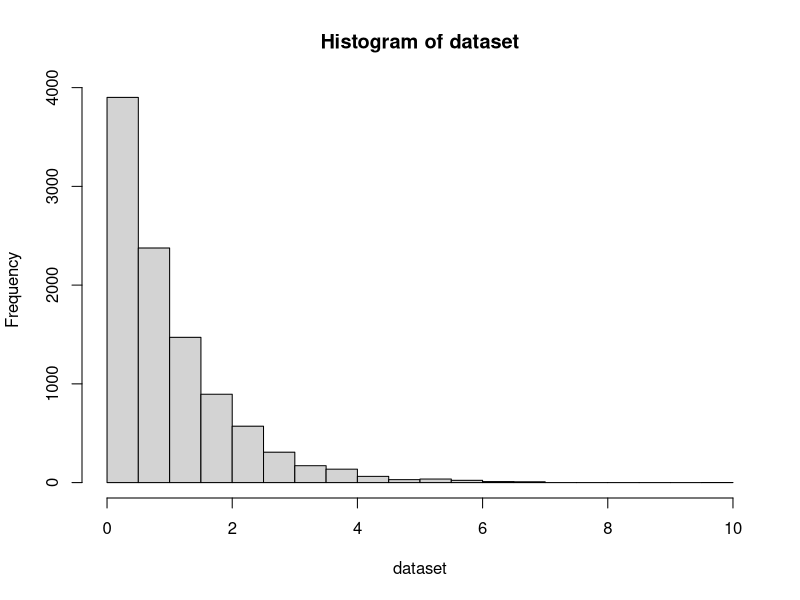
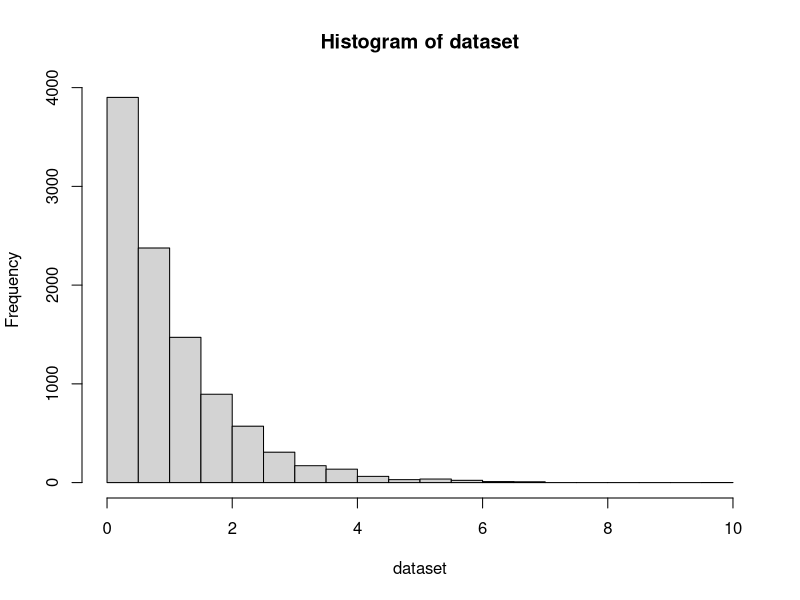

Here is the R script that generated these plots, in order:
# check whether distribution is exponential
is_exponent = function(dataset) {
    hist(dataset)
    
    size_of_dataset = length(dataset)
    average <- mean(dataset)
    lambda <- 1 / average
    
    f = function(x) {exp(-lambda * x)}
    
    sturgess_formula = 1 + 3.322 * log10(size_of_dataset)
    amount_of_intervals = round(sturgess_formula) + 1
    
    max <- max(dataset)
    min <- min(dataset)
    
    step <- (max - min) / amount_of_intervals
    
    actual_frequency <- list()
    theoretical_frequency <- list()
    Chi_Square_actual <- 0
    
    for (i in 0:(amount_of_intervals - 1)) {
        lower_bound <- min + i * step  
        upper_bound <- min + (i + 1) * step
      
        actual <- 0  
        if (i == amount_of_intervals - 1)
            actual <- length(dataset[dataset >= lower_bound & dataset <= upper_bound])
        else
            actual <- length(dataset[dataset >= lower_bound & dataset < upper_bound])
        
        actual_frequency <- append(actual_frequency, actual)
        
        hitting_probability <- f(lower_bound) - f(upper_bound)
        theoretical <- size_of_dataset * hitting_probability
        
        theoretical_frequency <- append(theoretical_frequency, theoretical)
        
        difference <- (actual - theoretical)^2 / theoretical
        Chi_Square_actual <- Chi_Square_actual + difference
    }
    
    Chi_Square_critical <- qchisq(p = 0.95, df = amount_of_intervals - 2)
    
    return(Chi_Square_actual < Chi_Square_critical)
}

dataset <- rexp(10000)
test_result <- is_exponent(dataset)

if (test_result == TRUE) {
    print("Chi Square test decided that RUNIF is genetare exponentially distributed numbers")
} else {
    print("Chi Square test decided that RUNIF is NOT generate exponentially distributed numbers.")
}

hist(dataset)